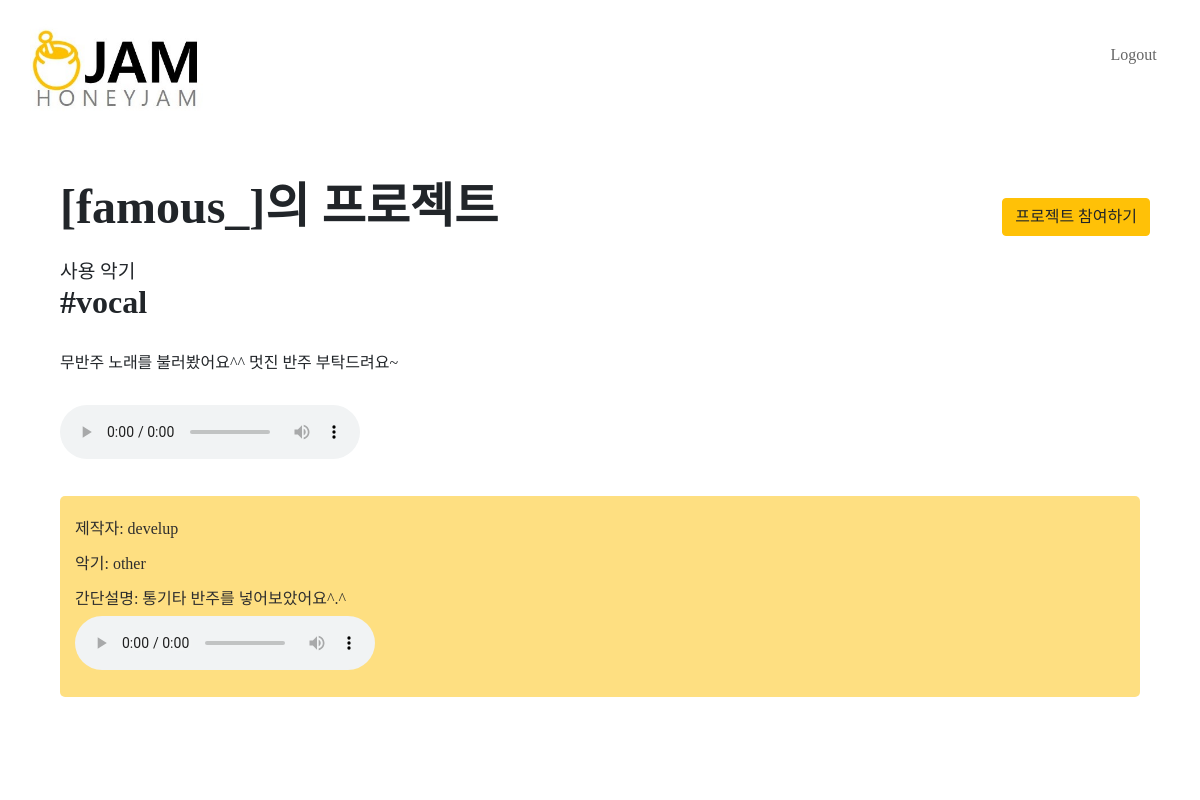
/jam/detail/6 (signed in), run on the app's committed database.
### jam/models.py (models this page shows)
class Project(models.Model):
    INST_CHOICES = (
        ('vocal', 'vocal'),
        ('drum', 'drum'),
        ('elec', 'elec'),
        ('piano', 'piano'),
        ('bass', 'bass'),
        ('other', 'other'),
    )
    inst = models.CharField(max_length=20, choices=INST_CHOICES)
    user = models.ForeignKey(User, on_delete = models.CASCADE)
    content = models.TextField()
    file = models.FileField(upload_to="music", null=True)
    created_at = models.DateTimeField(auto_now_add=True)
    updated_at = models.DateTimeField(auto_now=True)

class Jam(models.Model):
    INST_CHOICES = (
        ('vocal', 'vocal'),
        ('drum', 'drum'),
        ('elec', 'elec'),
        ('piano', 'piano'),
        ('bass', 'bass'),
        ('other', 'other'),
    )
    inst = models.CharField(max_length=20, choices=INST_CHOICES)
    project = models.ForeignKey(Project, on_delete = models.CASCADE, related_name='jams')
    user = models.ForeignKey(User, on_delete = models.CASCADE)
    content = models.TextField()
    file = models.FileField(upload_to="music", null=True)
    created_at = models.DateTimeField(auto_now_add=True)
    updated_at = models.DateTimeField(auto_now=True)

### jam/views.py (the view)
# urls.py: path('detail/<int:id>', views.detail, name="detail"),
def detail(request, id):
    project = get_object_or_404(Project, pk=id)
    return render(request, 'detail.html', {"project": project})

### jam/templates/detail.html
{% extends 'base.html' %}
{% load staticfiles %}
{% block content %}
<link rel="stylesheet" href="{% static 'detail.css' %}">
<a href="{% url 'jam:create_jam' project.id %}" class="btn btn-warning join">프로젝트 참여하기</a>
<div class="detail-wrap">
    <h1>[{{project.user}}]의 프로젝트</h1>
    <div class="detail-wrap-inst">
        <br>
        <h2>사용 악기</h2>
        <h2 class='tag'>
            #{{project.inst}}
        </h2>
    </div>
    <div class="detail-wrap-content">
        {{project.content}}
    </div>
    <div class="detail-audio">
        <audio src="{{ project.file.url }}" controls></audio>
    </div>
    <div class="detail-jjam">
        {% for jam in project.jams.all %}
        <div class="jjam-info">
            제작자: {{ jam.user }} <br>
            악기: {{ jam.inst }} <br>
            간단설명: {{ jam.content }} <br>
        <div class="detail-audio">
        <audio src="{{ jam.file.url }}" controls></audio>
    </div>
        </div>
            {% empty %}
            <br><p>아직 아무도 참여하지 않았어요!</p>
        {% endfor %}
    </div>
</div>
{% endblock %}

### jam/static/style.css (style rules this page uses)
* { font-family: 'BBTreeGB'; }
body { width: 100%; background: #FFF593; }

### jam/static/detail.css (style rules this page uses)
h1, h2 { margin: 0; }
h1 { font-size: 3em; font-weight: bold; }
h2 { font-size: 1.2em; }
.tag { font-weight: bold; font-size: 2em; }
.detail-wrap { margin: 0 30px; background-color: #fff; border-radius: 5px; padding: 30px; font-size: 1em; }
.detail-wrap-inst { padding-bottom: 30px; background: None; }
.detail-wrap-content { padding-bottom: 30px; background: None; }
.join { float: right; margin: 50px; position: static; }
.detail-jjam { padding-bottom: 30px; }
.jjam-info { border-radius: 5px; background-color: rgba(253, 192, 5, 0.5); margin: 30px 0px 30px 0px; padding: 15px; color: #2E2E2E; line-height: 35px; font-size: 1em; }

### data on the page
Project: user "famous_", inst "vocal", content "무반주 노래를 불러봤어요^^ 멋진 반주 부탁드려요~"
Jam: user "develup", inst "other", content "통기타 반주를 넣어보았어요^.^"
